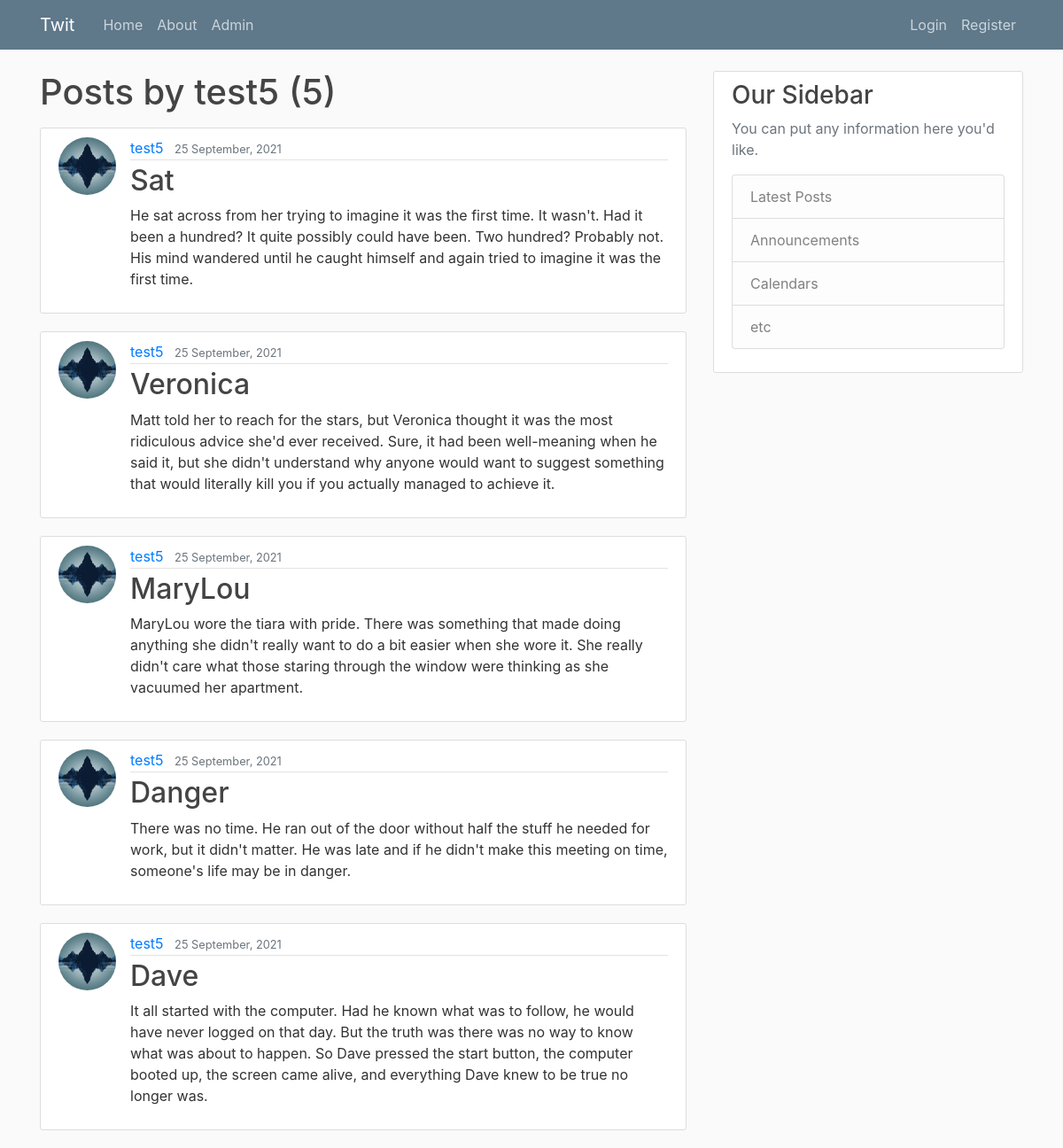
Screenshot of /user/test5 with the database file from the repository.
### blog/models.py (models this page shows, shortened)
class Post(models.Model):
    title = models.CharField(max_length=100)
    content = models.TextField()
    date_posted = models.DateTimeField(default=timezone.now)
    author = models.ForeignKey(User, on_delete=models.CASCADE)

### users/models.py (models this page shows, shortened)
class Profile(models.Model):
    user = models.OneToOneField(User, on_delete=models.CASCADE)
    image = models.ImageField(default ='default.jpg', upload_to ='profile_pics')

### blog/views.py (the view)
# urls.py: path('user/<str:username>', UserPostListView.as_view(), name='user-posts'),
class UserPostListView(ListView):
    model = Post
    template_name = 'blog/user_posts.html'
    context_object_name = 'posts'
    ordering = ['-date_posted']
    paginate_by = 10
    def get_queryset(self):
        user = get_object_or_404(User, username=self.kwargs.get('username'))
        return Post.objects.filter(author=user).order_by('-date_posted')

### blog/templates/blog/user_posts.html (shortened to what this page needs)
{% extends "blog/base.html" %}
{% block content %}
    <h1 class="mb-3">Posts by {{ view.kwargs.username }} ({{ page_obj.paginator.count }})</h1>
{% for post in posts %}
<article class="media content-section">
    <img class="rounded-circle article-img" src="{{ post.author.profile.image.url }}">
    <div class="media-body">
      <div class="article-metadata">
        <a class="mr-2" href="{% url 'user-posts' post.author.username %}">{{ post.author }}</a>
        <small class="text-muted">{{ post.date_posted|date:"d F, Y" }}</small>
      </div>
      <h2><a class="article-title" href="{% url 'post-detail' post.id %}">{{ post.title }}</a></h2>
      <p class="article-content">{{ post.content }}</p>
    </div>
  </article>
{% endfor %}
{% endblock content %}

### blog/static/blog/main.css (style rules this page uses)
body { background: #fafafa; color: #333333; margin-top: 5rem; }
h1, h2, h3, h4, h5, h6 { color: #444444; }
.content-section { background: #ffffff; padding: 10px 20px; border: 1px solid #dddddd; border-radius: 3px; margin-bottom: 20px; }
.article-title { color: #444444; }
.article-content { white-space: pre-line; }
.article-img { height: 65px; width: 65px; margin-right: 16px; }
.article-metadata { padding-bottom: 1px; margin-bottom: 4px; border-bottom: 1px solid #e3e3e3 }

### rows the page displays
Post: author.profile.image (picture), author "test5", date_posted "25 September, 2021", title "Sat", content "He sat across from her trying to imagine it was the first time. It wasn't. Had it been a hundred? It quite possibly could have been. Two hundred? Probably not. His mind wandered until he caught himself and again tried to imagine it was the first time."
Post: author.profile.image (picture), author "test5", date_posted "25 September, 2021", title "Veronica", content "Matt told her to reach for the stars, but Veronica thought it was the most ridiculous advice she'd ever received. Sure, it had been well-meaning when he said it, but she didn't understand why anyone would want to suggest something that would literally kill you if you actually managed to achieve it."
Post: author.profile.image (picture), author "test5", date_posted "25 September, 2021", title "MaryLou", content "MaryLou wore the tiara with pride. There was something that made doing anything she didn't really want to do a bit easier when she wore it. She really didn't care what those staring through the window were thinking as she vacuumed her apartment."
Post: author.profile.image (picture), author "test5", date_posted "25 September, 2021", title "Danger", content "There was no time. He ran out of the door without half the stuff he needed for work, but it didn't matter. He was late and if he didn't make this meeting on time, someone's life may be in danger."
Post: author.profile.image (picture), author "test5", date_posted "25 September, 2021", title "Dave", content "It all started with the computer. Had he known what was to follow, he would have never logged on that day. But the truth was there was no way to know what was about to happen. So Dave pressed the start button, the computer booted up, the screen came alive, and everything Dave knew to be true no longer was."

### other values shown
{{ view.kwargs.username }} "test5"
{{ page_obj.paginator.count }} "5"
